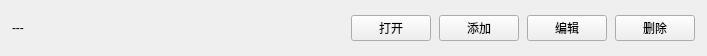
<?xml version="1.0" encoding="UTF-8"?>
<ui version="4.0">
 <class>TreeDirGroupItemUi</class>
 <widget class="QWidget" name="TreeDirGroupItemUi">
  <property name="geometry">
   <rect>
    <x>0</x>
    <y>0</y>
    <width>707</width>
    <height>56</height>
   </rect>
  </property>
  <property name="windowTitle">
   <string>Form</string>
  </property>
  <layout class="QHBoxLayout" name="horizontalLayout" stretch="1,0,0,0,0">
   <property name="spacing">
    <number>8</number>
   </property>
   <property name="leftMargin">
    <number>12</number>
   </property>
   <property name="topMargin">
    <number>12</number>
   </property>
   <property name="rightMargin">
    <number>12</number>
   </property>
   <property name="bottomMargin">
    <number>12</number>
   </property>
   <item>
    <widget class="QLabel" name="labelName">
     <property name="text">
      <string>---</string>
     </property>
    </widget>
   </item>
   <item>
    <widget class="QhPushButton" name="pushButtonOpen">
     <property name="minimumSize">
      <size>
       <width>0</width>
       <height>0</height>
      </size>
     </property>
     <property name="maximumSize">
      <size>
       <width>16777215</width>
       <height>16777215</height>
      </size>
     </property>
     <property name="toolTip">
      <string>打开目录</string>
     </property>
     <property name="text">
      <string>打开</string>
     </property>
    </widget>
   </item>
   <item>
    <widget class="QhPushButton" name="pushButtonAdd">
     <property name="minimumSize">
      <size>
       <width>0</width>
       <height>0</height>
      </size>
     </property>
     <property name="maximumSize">
      <size>
       <width>16777215</width>
       <height>16777215</height>
      </size>
     </property>
     <property name="toolTip">
      <string>添加目录</string>
     </property>
     <property name="text">
      <string>添加</string>
     </property>
    </widget>
   </item>
   <item>
    <widget class="QhPushButton" name="pushButtonEdit">
     <property name="minimumSize">
      <size>
       <width>0</width>
       <height>0</height>
      </size>
     </property>
     <property name="maximumSize">
      <size>
       <width>16777215</width>
       <height>16777215</height>
      </size>
     </property>
     <property name="toolTip">
      <string>编辑分组</string>
     </property>
     <property name="text">
      <string>编辑</string>
     </property>
    </widget>
   </item>
   <item>
    <widget class="QhPushButton" name="pushButtonDel">
     <property name="minimumSize">
      <size>
       <width>0</width>
       <height>0</height>
      </size>
     </property>
     <property name="maximumSize">
      <size>
       <width>16777215</width>
       <height>16777215</height>
      </size>
     </property>
     <property name="toolTip">
      <string>删除分组</string>
     </property>
     <property name="text">
      <string>删除</string>
     </property>
    </widget>
   </item>
  </layout>
 </widget>
 <customwidgets>
  <customwidget>
   <class>QhPushButton</class>
   <extends>QPushButton</extends>
   <header>qhpushbutton.h</header>
  </customwidget>
 </customwidgets>
 <resources/>
 <connections/>
</ui>
